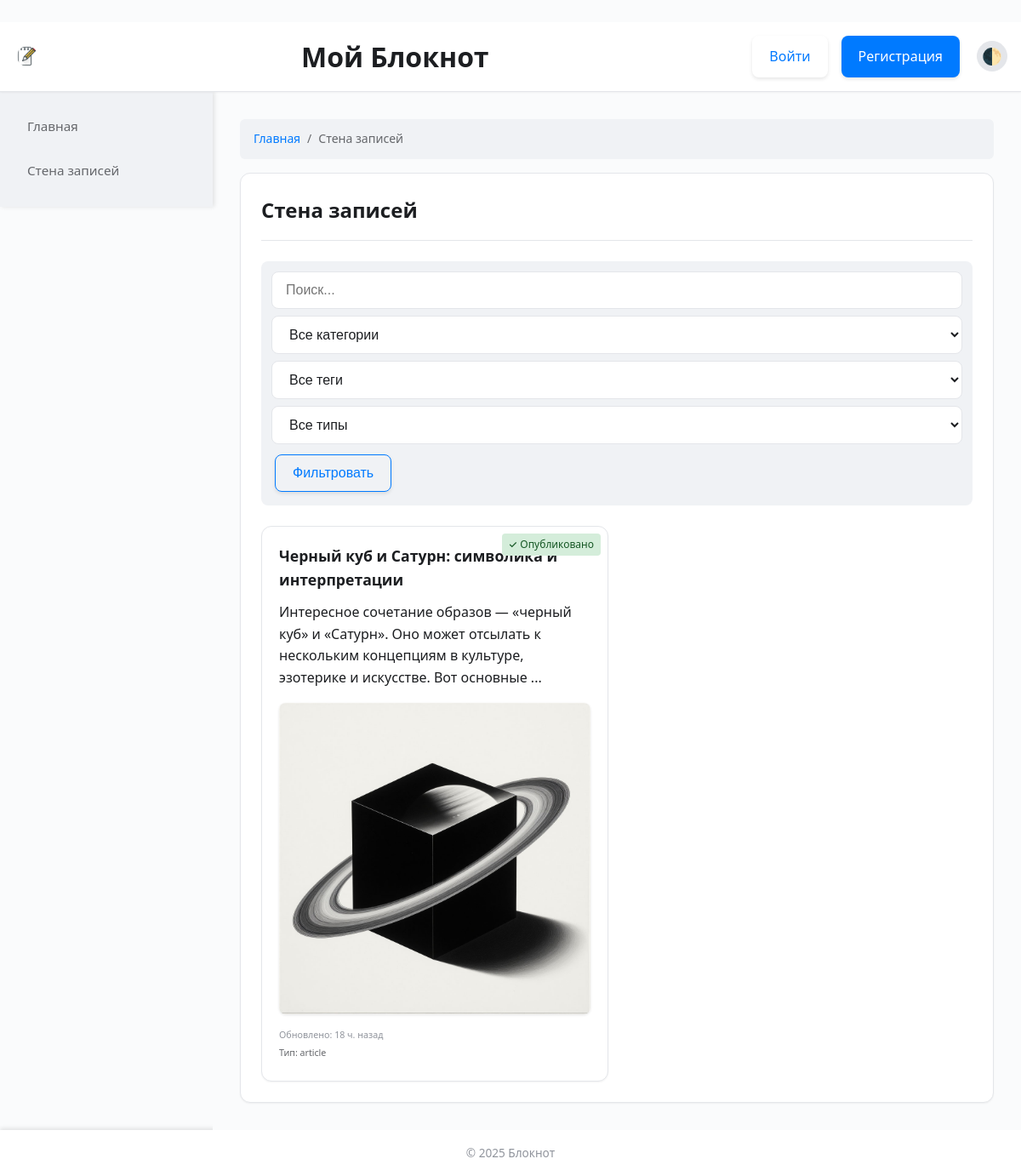
Before: /wall with the older database file.
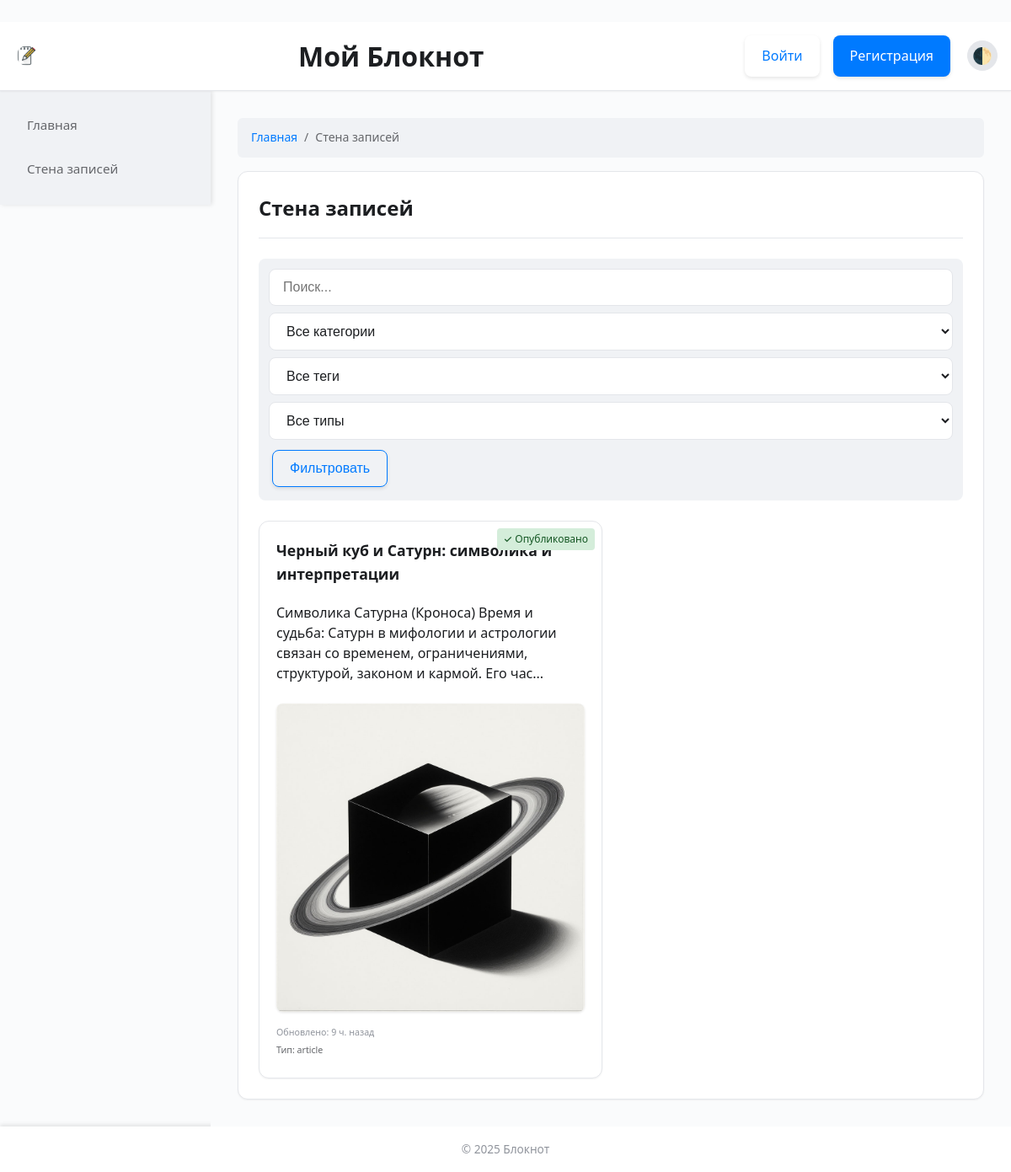
After: the same page with the newer database file.
### models.py (models this page shows, shortened)
class Note(db.Model):
    id = db.Column(db.Integer, primary_key=True)
    title = db.Column(db.String(200), nullable=True)
    content = db.Column(db.Text, nullable=True)
    full_content = db.Column(db.Text, nullable=True) # Полный HTML-контент статьи
    image_filename = db.Column(db.String(200), nullable=True)
    created_at = db.Column(db.DateTime, default=datetime.utcnow)
    updated_at = db.Column(db.DateTime, default=datetime.utcnow, onupdate=datetime.utcnow)
    note_type = db.Column(db.String(20), default='note') # 'note', 'list', 'image_note', 'article'
    tags = db.Column(db.String(500), nullable=True)
    background_color = db.Column(db.String(20), default='white')
    summary = db.Column(db.Text, nullable=True) # Краткое описание статьи
    preview_image = db.Column(db.String(200), nullable=True) # Изображение превью статьи
    category_ids = db.Column(db.String(200), nullable=True)
    is_published = db.Column(db.Boolean, default=False) # По умолчанию False
    user_id = db.Column(db.Integer, db.ForeignKey('user.id'), nullable=False)
    user = db.relationship('User', backref=db.backref('notes', lazy=True))

### app.py (the view, shortened to what this page needs)
@app.route('/wall')
def wall():
    page = request.args.get('page', 1, type=int)
    if current_user.is_authenticated and current_user.is_admin:
        query = Note.query.order_by(Note.updated_at.desc())
    else:
        query = Note.query.filter_by(is_published=True).order_by(Note.updated_at.desc())
    category_id = request.args.get('category', type=int)
    tag_filter = request.args.get('tag', '')
    type_filter = request.args.get('type', '')
    search_query = request.args.get('search', '')
    if category_id:
        query = query.filter(Note.category_ids.contains(str(category_id)))
    if tag_filter:
        query = query.filter(Note.tags.contains(tag_filter))
    if type_filter:
        query = query.filter(Note.note_type == type_filter)
    per_page = 10
    pagination_wall = query.paginate(page=page, per_page=per_page, error_out=False)
    all_notes = pagination_wall.items
    categories = Category.query.all()
    all_tags = set()
    for note in all_notes:
        if note.tags:
            all_tags.update(tag.strip() for tag in note.tags.split(','))
    return render_template('wall.html', notes=all_notes, categories=categories, all_tags=all_tags, is_admin=current_user.is_authenticated and current_user.is_admin, pagination=pagination_wall)

### app.py (called while the page is built)
@app.template_filter('time_ago')
def time_ago_filter(dt):
    if not dt:
        return "Неизвестно"
    now = datetime.utcnow()
    diff = now - dt
    if diff.days > 0:
        return f"{diff.days} дн. назад"
    elif diff.seconds >= 3600:
        hours = diff.seconds // 3600
        return f"{hours} ч. назад"
    elif diff.seconds >= 60:
        minutes = diff.seconds // 60
        return f"{minutes} мин. назад"
    else:
        return "Только что"

### templates/wall.html (shortened to what this page needs)
{% extends "base.html" %}
{% block sidebar %}
    {% include 'sidebar.html' %}
{% endblock %}
{% block breadcrumbs %}
<nav aria-label="breadcrumb">
    <ol class="breadcrumb">
        <li class="breadcrumb-item"><a href="{{ url_for('index') }}">Главная</a></li>
        <li class="breadcrumb-item active" aria-current="page">Стена записей</li>
    </ol>
</nav>
{% endblock %}
{% block content %}
<div class="content-card">
    <div class="card-header">
        <h2>Стена записей</h2>
    </div>
    {% if not is_admin %}
    <form method="GET" class="search-form">
        <input type="text" name="search" value="{{ request.args.get('search', '') }}" placeholder="Поиск..." class="search-input">
        <select name="category" class="form-select">
            <option value="">Все категории</option>
        </select>
        <select name="tag" class="form-select">
            <option value="">Все теги</option>
        </select>
        <select name="type" class="form-select">
            <option value="">Все типы</option>
        </select>
        <button type="submit" class="btn btn-secondary">Фильтровать</button>
    </form>
    {% endif %}
    {% if notes %}
        <div class="notes-list">
        {% for note in notes %}
            <a href="
                {% if note.note_type == 'article' %}
                    {{ url_for('read_article', id=note.id) }}
                {% else %}
                    {{ url_for('view_note', id=note.id) if is_admin else '#' }}
                {% endif %}
            " class="note-card-link" {% if note.note_type != 'article' and not is_admin %}onclick="return false;" style="pointer-events: none; text-decoration: none; color: inherit;" {% endif %}>
                <div class="note-card" style="background-color: {{ note.background_color or 'white' }};">
                    {% if note.is_published %}
                        <span class="published-indicator">✓ Опубликовано</span>
                    {% else %}
                        <span class="unpublished-indicator">○ Не опубликовано</span>
                    {% endif %}
                    {% if note.title %}
                        <h3>{{ note.title }}</h3>
                    {% endif %}
                    {% if note.note_type == 'article' %}
                        {% if note.summary %}
                            <p class="article-summary">{{ note.summary[:150] }}{% if note.summary|length > 150 %}...{% endif %}</p>
                        {% elif note.full_content %}
                            <p class="article-preview">{{ note.full_content|striptags|truncate(150, True) }}</p>
                        {% endif %}
                        {% if note.preview_image %}
                            <div class="article-preview-image">
                                <img src="{{ url_for('static', filename='uploads/' + note.preview_image) }}" alt="Превью статьи" style="max-width: 100%;">
                            </div>
                        {% endif %}
                    {% endif %}
                    <p class="note-date"><small>Обновлено: {{ note.updated_at | time_ago }}</small></p>
                    <p class="note-type"><small>Тип: {{ note.note_type }}</small></p>
                </div>
            </a>
        {% endfor %}
        </div>
    {% else %}
        <p>Записей не найдено.</p>
    {% endif %}
</div>
{% endblock %}

### templates/base.html (shortened to what this page needs)
<!DOCTYPE html>
<html lang="ru">
<head>
    <link rel="stylesheet" href="{{ url_for('static', filename='css/style.css') }}">
    <link rel="stylesheet" href="{{ url_for('static', filename='izitoast/iziToast.min.css') }}">
</head>
<body>
    <header class="app-header">
        <div class="app-header-content">
            <img src="{{ url_for('static', filename='icons/note-1.png') }}" alt="Логотип" class="app-logo">
            <h1>Мой Блокнот</h1>
            <div class="auth-info">
                {% if current_user.is_authenticated %}
                    <span>Привет, {{ current_user.username }}!</span>
                    {% if current_user.is_admin %}
                        <a href="{{ url_for('admin_index') }}" class="btn btn-auth btn-auth-secondary">Админ-панель</a>
                    {% endif %}
                    <a href="{{ url_for('logout') }}" class="btn btn-auth btn-auth-secondary">Выйти</a>
                {% else %}
                    <a href="{{ url_for('login') }}" class="btn btn-auth btn-auth-secondary">Войти</a>
                    <a href="{{ url_for('register') }}" class="btn btn-auth btn-auth-primary">Регистрация</a>
                {% endif %}
                <button class="theme-toggle-btn" onclick="toggleTheme()" aria-label="Переключить тему">🌓</button>
            </div>
        </div>
    </header>
    <div class="app-container">
        {% block sidebar %}{% endblock %}
        <main class="app-main">
            {% block breadcrumbs %}{% endblock %}
            {% block content %}{% endblock %}
        </main>
    </div>
    <footer class="app-footer">
        <p>&copy; 2025 Блокнот</p>
    </footer>
</body>
</html>

### templates/sidebar.html (shortened to what this page needs)
<div class="sidebar">
    <nav class="sidebar-nav">
        <ul>
            <li><a href="{{ url_for('index') }}">Главная</a></li>
            <li><a href="{{ url_for('wall') }}">Стена записей</a></li>
        </ul>
    </nav>
</div>

Changed rows visible on the page:
changed Note "Черный куб и Сатурн: символика и интерпретации": summary (not shown) → "Символика Сатурна (Кроноса) Время и судьба: Сатурн в мифологии и астрологии связан со временем, ограничениями, структурой, законом и кармой. Его час"; updated_at "18 ч. назад" → "9 ч. назад"; full_content "Интересное сочетание образов — «черный куб» и «Сатурн». Оно может отсылать к нескольким концепциям в культуре, эзотерике и искусстве. Вот основные ..." → (not shown)
